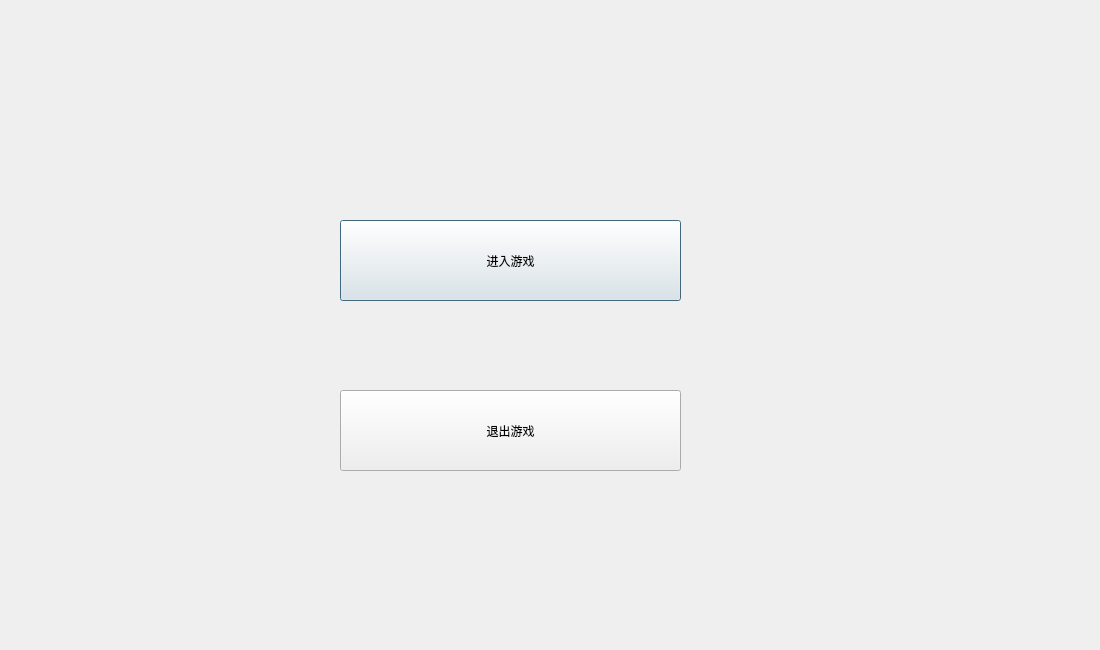
<?xml version="1.0" encoding="UTF-8"?>
<ui version="4.0">
 <class>StartDialog</class>
 <widget class="QDialog" name="StartDialog">
  <property name="geometry">
   <rect>
    <x>0</x>
    <y>0</y>
    <width>1100</width>
    <height>650</height>
   </rect>
  </property>
  <property name="minimumSize">
   <size>
    <width>0</width>
    <height>0</height>
   </size>
  </property>
  <property name="maximumSize">
   <size>
    <width>1100</width>
    <height>650</height>
   </size>
  </property>
  <property name="windowTitle">
   <string>Dialog</string>
  </property>
  <property name="styleSheet">
   <string notr="true"/>
  </property>
  <widget class="QPushButton" name="startGame">
   <property name="geometry">
    <rect>
     <x>340</x>
     <y>220</y>
     <width>341</width>
     <height>81</height>
    </rect>
   </property>
   <property name="cursor">
    <cursorShape>PointingHandCursor</cursorShape>
   </property>
   <property name="styleSheet">
    <string notr="true">background-color: rgb(238, 238, 236);</string>
   </property>
   <property name="text">
    <string>进入游戏</string>
   </property>
  </widget>
  <widget class="QPushButton" name="quitGame">
   <property name="geometry">
    <rect>
     <x>340</x>
     <y>390</y>
     <width>341</width>
     <height>81</height>
    </rect>
   </property>
   <property name="palette">
    <palette>
     <active/>
     <inactive/>
     <disabled/>
    </palette>
   </property>
   <property name="cursor">
    <cursorShape>PointingHandCursor</cursorShape>
   </property>
   <property name="text">
    <string>退出游戏</string>
   </property>
   <property name="flat">
    <bool>false</bool>
   </property>
  </widget>
 </widget>
 <resources/>
 <connections>
  <connection>
   <sender>startGame</sender>
   <signal>clicked()</signal>
   <receiver>StartDialog</receiver>
   <slot>accept()</slot>
   <hints>
    <hint type="sourcelabel">
     <x>517</x>
     <y>247</y>
    </hint>
    <hint type="destinationlabel">
     <x>727</x>
     <y>133</y>
    </hint>
   </hints>
  </connection>
  <connection>
   <sender>quitGame</sender>
   <signal>clicked()</signal>
   <receiver>StartDialog</receiver>
   <slot>close()</slot>
   <hints>
    <hint type="sourcelabel">
     <x>593</x>
     <y>434</y>
    </hint>
    <hint type="destinationlabel">
     <x>812</x>
     <y>334</y>
    </hint>
   </hints>
  </connection>
 </connections>
</ui>
